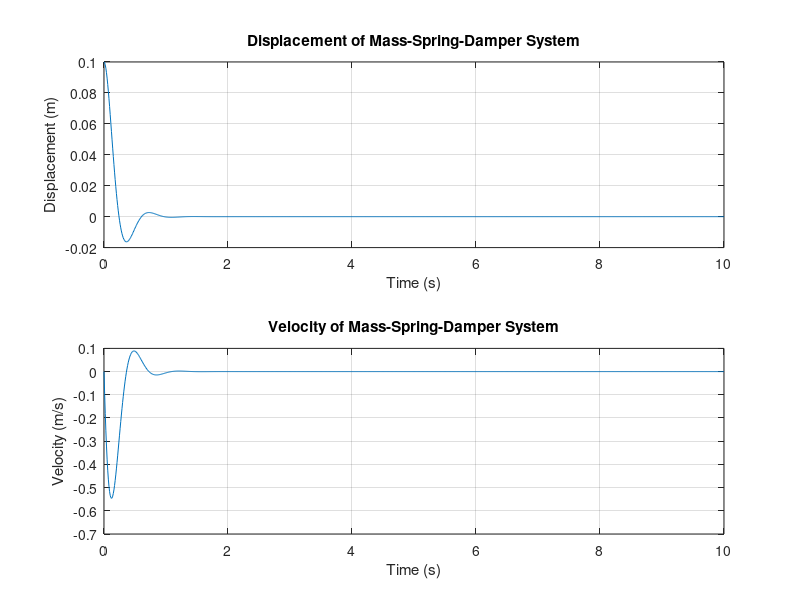

The MATLAB source for this figure:
% Parameters
m = 1;      % Mass (kg)
k = 100;    % Spring stiffness (N/m)
c = 10;     % Damping coefficient (N.s/m)

% Time vector
t = 0:0.01:10;

% Initial conditions
x0 = 0.1;   % Initial displacement (m)
v0 = 0;     % Initial velocity (m/s)
X0 = [x0; v0];

% ODE system
ode = @(t, X) [X(2); 
               -(c/m)*X(2) - (k/m)*X(1)];

% Solve ODE
[T, X] = ode45(ode, t, X0);

% Plot results
figure;

subplot(2, 1, 1);
plot(T, X(:,1));
xlabel('Time (s)');
ylabel('Displacement (m)');
title('Displacement of Mass-Spring-Damper System');
grid on;

subplot(2, 1, 2);
plot(T, X(:,2));
xlabel('Time (s)');
ylabel('Velocity (m/s)');
title('Velocity of Mass-Spring-Damper System');
grid on;
